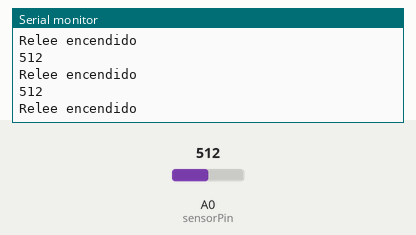
A sketch run on a simulated Arduino Uno, built with avr-gcc and run on an emulated ATmega328P. Shown: the last lines printed to the serial monitor. Inputs (shaded band) come from the test bench; at power-on: A0 (sensorPin) = 512.

Above: at 13.8 s.
13.9 s: A0 (sensorPin) set to 986
At 14.9 s:
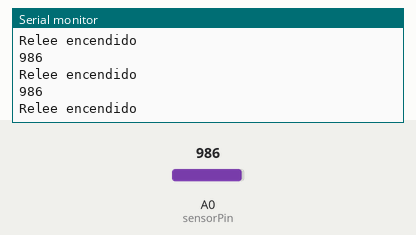
15.4 s: A0 (sensorPin) set to 1007
At 16.1 s:
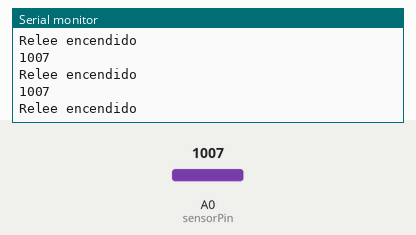
Timing chart, 0 to 18.4 s (numbered marks = the images above; inputs shaded):
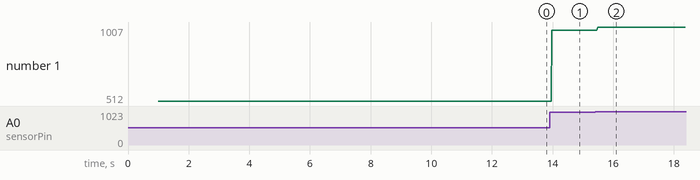

The sketch:

proyecto1.ino
```cpp
int sensorPin = A0; //Pin del LDR
int myRelee = 0  ;  //Pin controla rele
int sensorValue = 0;  //Valor leido por sensor

void setup() {

  pinMode(myRelee, OUTPUT); //Ponemos el pin del rele de salida
  Serial.begin(9600);

}

void loop() {

  if (sensorValue<300){   //Establecemos el umbral a 300 (entre 0-1024)

    digitalWrite(myRelee, HIGH);
    Serial.println("Relee apagado");
    delay(1000);  //Pequeño retardo cuando la lampara esta encendida.
  }

  else {
    digitalWrite(myRelee, LOW);
    Serial.println("Relee encendido");

  }

  sensorValue = analogRead(sensorPin);
  Serial.println(sensorValue);
}
```

Measured:
- after the input at 13.9 s, the serial monitor: prints a new line after 0.07 s (image 1)
- after the input at 15.4 s, the serial monitor: prints a new line after 0.08 s (image 2)
- plotted number 1: 512 → 986 after the input at 13.9 s, 986 → 1007 after the input at 15.4 s
